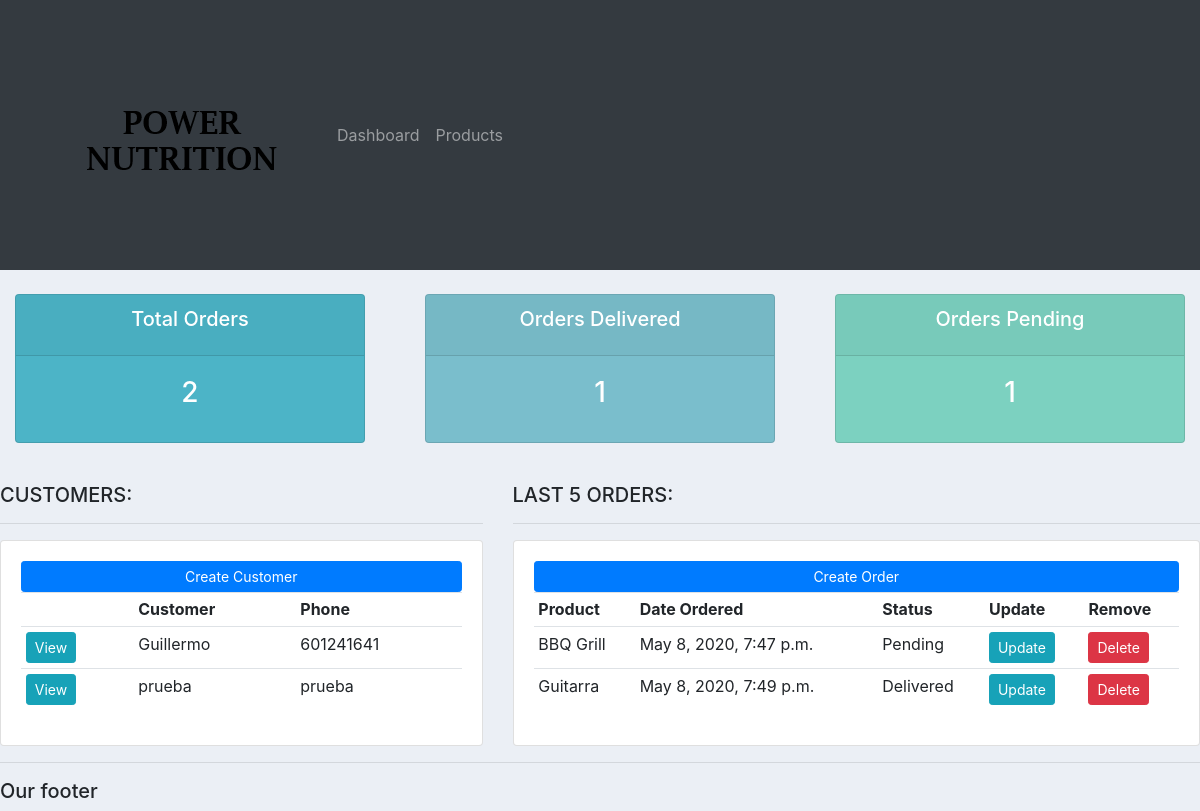
Before: / with the older database file.
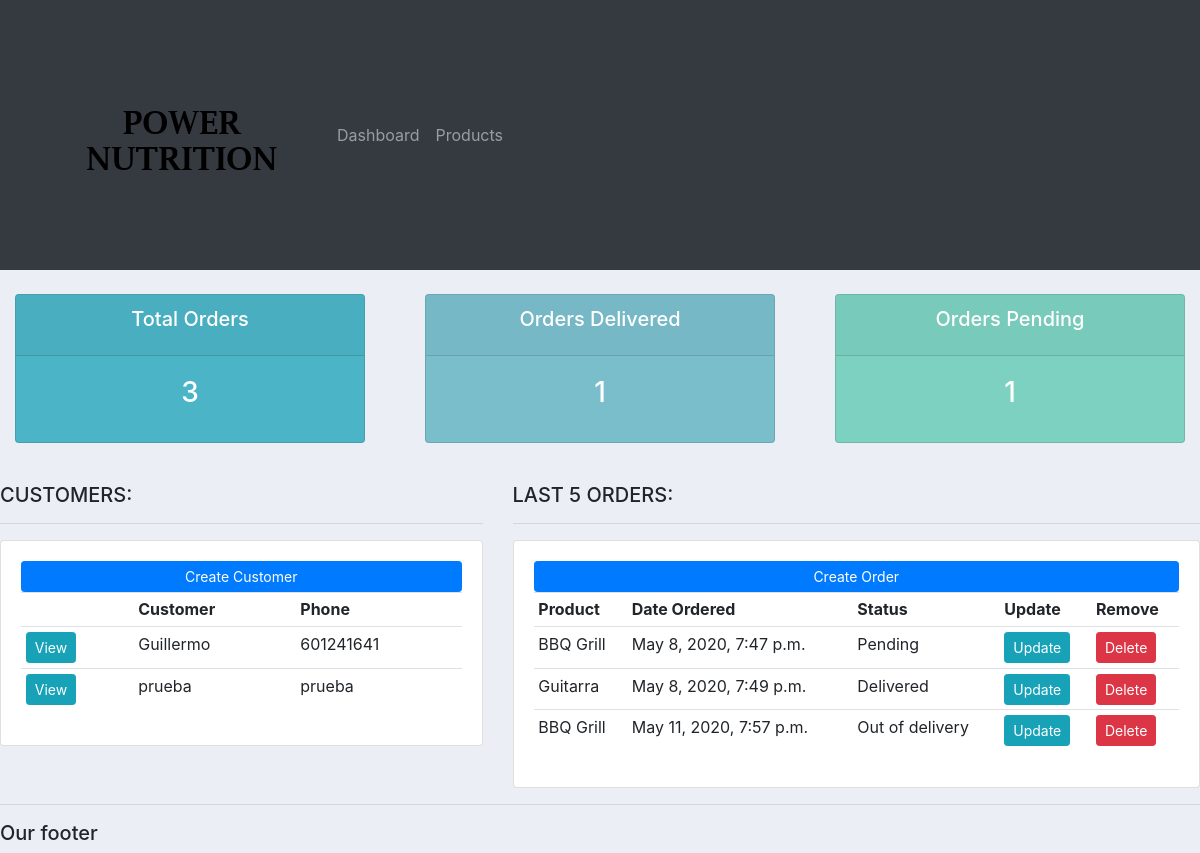
After: the same page with the newer database file.
### account/models.py (models this page shows, shortened)
class Customer(models.Model):
    name = models.CharField(max_length=200, null=True)
    phone = models.CharField(max_length=200, null=True)
    email = models.CharField(max_length=200, null=True)
    date_created = models.DateTimeField(auto_now_add=True, null=True)

class Order(models.Model):
    STATUS = (
        ('Pending', 'Pending'),
        ('Out of delivery', 'Out of delivery'),
        ('Delivered', 'Delivered'),
        )
    customer = models.ForeignKey(Customer, null=True, on_delete=models.SET_NULL)
    product = models.ForeignKey(Product, null=True, on_delete=models.SET_NULL)
    date_created = models.DateTimeField(auto_now_add=True, null=True)
    status = models.CharField(max_length=100, null=True, choices=STATUS)

class Product(models.Model):
    CATEGORY = (
            ('Indoor', 'Indoor'),
            ('Out Door', 'Out Door'),
            )
    name = models.CharField(max_length=200, null=True)
    price = models.FloatField(null=True)
    category = models.CharField(max_length=200, null=True, choices=CATEGORY)
    description = models.CharField(max_length=500, null=True, blank=True)
    date_created = models.DateTimeField(auto_now_add=True, null=True)
    tags = models.ManyToManyField(Tag)
    def __str__(self):
        return self.name

### account/views.py (the view)
# urls.py: 2. Add a URL to urlpatterns:  path('', views.home, name='home')
def home(request):
    orders = Order.objects.all()
    customers = Customer.objects.all()
    total_customers = customers.count()
    total_orders = orders.count()
    delivered = orders.filter(status='Delivered').count()
    pending = orders.filter(status='Pending').count()
    context = {'orders': orders, 'customers': customers, 'total_customers': total_customers,
               'total_orders': total_orders, 'delivered': delivered, 'pending': pending}
    return render(request, 'account/dashboard.html', context)

### account/templates/account/dashboard.html
{% extends 'account/main.html' %}
{% block content %}
{% include 'account/status.html' %}
<br>
<div class="row">
    <div class="col-md-5">
        <h5>CUSTOMERS:</h5>
        <hr>
        <div class="card card-body">
            <a class="btn btn-primary btn-sm btn-block" href="">Create Customer</a>
            <table class="table table-sm">
                <tr>
                    <th></th>
                    <th>Customer</th>
                    <th>Phone</th>
                </tr>
                {% for customer in customers%}
                    <tr>
                        <td><a class="btn btn-sm btn-info" href="{% url 'customer' customer.id %}">View</a></td>
                        <td>{{customer.name}}</td>
                        <td>{{customer.phone}}</td>
                    </tr>
                {% endfor %}
            </table>
        </div>
    </div>
    <div class="col-md-7">
        <h5>LAST 5 ORDERS:</h5>
        <hr>
        <div class="card card-body">
            <a class="btn btn-primary btn-sm btn-block" href="{% url 'create_order' %}">Create Order</a>
            <table class="table table-sm">
                <tr>
                    <th>Product</th>
                    <th>Date Ordered</th>
                    <th>Status</th>
                    <th>Update</th>
                    <th>Remove</th>
                </tr>
                                {% for order in orders%}
                    <tr>
                        <td>{{order.product}}</td>
                        <td>{{order.date_created}}</td>
                        <td>{{order.status}}</td>
                        <td><a class="btn btn-sm btn-info" href="">Update</a></td>
                        <td><a class="btn btn-sm btn-danger" href="">Delete</a></td>
                    </tr>
                {% endfor %}
            </table>
        </div>
    </div>
</div>
{% endblock %}

Changed rows visible on the page:
added Order: product "BBQ Grill", date_created "May 11, 2020, 7:57 p.m.", status "Out of delivery"
Other visible differences:
{{ total_orders }}: "2" → "3"
